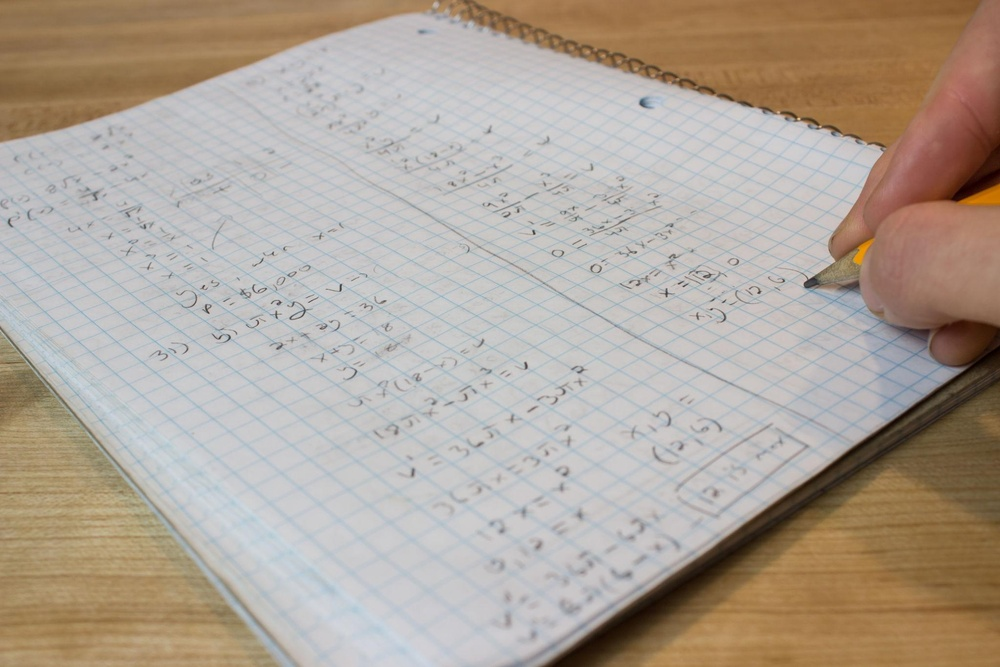
#> input picture dataset/raw/BaiTap_01.jpg, 1000 x 667 px, shrunk from 2048 x 1365 before the run; its folder holds only this picture in this run
$ python week2_experiments.py
#> lines starting #> are read from the running program, lines starting #| are printed output that depends on the picture; after the words box and inside, x2 and y2 are one past the last pixel; in counts of white or black regions, pixels touching at a corner belong together
"""
Kiểm thử tuần 2: Module 4 - Tăng cường chất lượng ảnh
So sánh ba phương pháp CLAHE, Otsu và Adaptive Gaussian
trên toàn bộ bộ dữ liệu ảnh trong thư mục dataset/raw.
"""

import os
import csv
import time
import cv2
import numpy as np

def enhance_clahe(gray):
    """Tang do tuong phan cuc bo bang CLAHE."""
    clahe = cv2.createCLAHE(
        clipLimit=2.0,
        tileGridSize=(8, 8)
    )
    return clahe.apply(gray)

def apply_otsu(gray):
    """Nhi phan hoa anh bang nguong Otsu."""
    threshold, result = cv2.threshold(
        gray,
        0,
        255,
        cv2.THRESH_BINARY + cv2.THRESH_OTSU
    )
    return result, threshold


def apply_adaptive(gray):
    """Nhi phan hoa anh bang Adaptive Gaussian."""
    return cv2.adaptiveThreshold(
        gray,
        255,
        cv2.ADAPTIVE_THRESH_GAUSSIAN_C,
        cv2.THRESH_BINARY,
        31,
        10
    )


def create_comparison(images):
    """Ghep anh goc va ba ket qua thanh anh so sanh 2x2."""
    titles = [
        "Anh xam goc",
        "CLAHE",
        "Otsu",
        "Adaptive Gaussian"
    ]

    panels = []

    for title, image in zip(titles, images):
        panel = cv2.cvtColor(image, cv2.COLOR_GRAY2BGR)

        cv2.putText(
            panel,
            title,
            (10, 30),
            cv2.FONT_HERSHEY_SIMPLEX,
            0.7,
            (0, 0, 255),
            2,
            cv2.LINE_AA
        )

        panels.append(panel)

    top = np.hstack((panels[0], panels[1]))
    bottom = np.hstack((panels[2], panels[3]))

    return np.vstack((top, bottom))


def run_benchmark():
    """Chay kiem thu tren toan bo anh trong dataset/raw."""

    # File nam trong tools, di len thu muc goc du an
    project_dir = os.path.dirname(
        os.path.dirname(os.path.abspath(__file__))
    )

    # Thu muc du lieu goc
    raw_dir = os.path.join(
        project_dir, "dataset", "raw"
    )

    # Luu ket qua trong dataset/output/week2
    output_dir = os.path.join(
        project_dir, "dataset", "output", "week2"
    )

    os.makedirs(output_dir, exist_ok=True)

    print("=" * 70)
    print("KIEM THU TUAN 2 - MODULE 4")
    print("Thu muc project:", project_dir)
    print("Thu muc raw:", raw_dir)
    print("Thu muc output:", output_dir)

    if not os.path.isdir(raw_dir):
        print("LOI: Khong tim thay thu muc dataset/raw!")
        return

    # Cac dinh dang anh duoc ho tro
    extensions = (
        ".jpg", ".jpeg", ".png",
        ".bmp", ".tif", ".tiff"
    )

    files = sorted(
        filename
        for filename in os.listdir(raw_dir)
        if filename.lower().endswith(extensions)
    )

    if not files:
        print("LOI: Khong tim thay anh trong dataset/raw!")
        return

    print("Tong so anh tim thay:", len(files))
    print("=" * 70)

    results = []

    total_times = {
        "clahe": 0.0,
        "otsu": 0.0,
        "adaptive": 0.0
    }

    success = 0

    print(
        f"{'STT':<5} {'Ten file':<25} "
        f"{'CLAHE(ms)':<13} {'Otsu(ms)':<13} "
        f"{'Adaptive(ms)':<15} {'Trang thai'}"
    )
    print("-" * 90)

    for index, filename in enumerate(files, start=1):
        image_path = os.path.join(raw_dir, filename)
        image = cv2.imread(image_path)
#> image is the input picture: shape (667, 1000, 3); mean B, G, R 152.8, 164.2, 175.5

        if image is None:
            print(
                f"{index:<5} {filename:<25} "
                "Khong doc duoc anh"
            )
            continue

        try:
            # Chuyen anh mau sang anh xam
            gray = cv2.cvtColor(
                image, cv2.COLOR_BGR2GRAY
            )
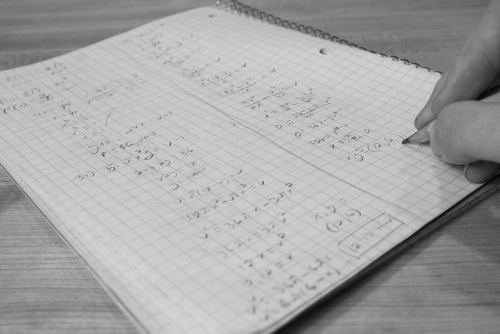
#> gray: shape (667, 1000) (shown at 1/2 size); min 2, max 214, mean 166.3

            # CLAHE
            start = time.perf_counter()
            clahe = enhance_clahe(gray)
            clahe_ms = (
                time.perf_counter() - start
            ) * 1000

            # Otsu
            start = time.perf_counter()
            otsu, threshold = apply_otsu(gray)
#> in apply_otsu, `threshold, result = cv2.threshold( gray, 0, 255, cv2.THRESH_BINARY + c..`:
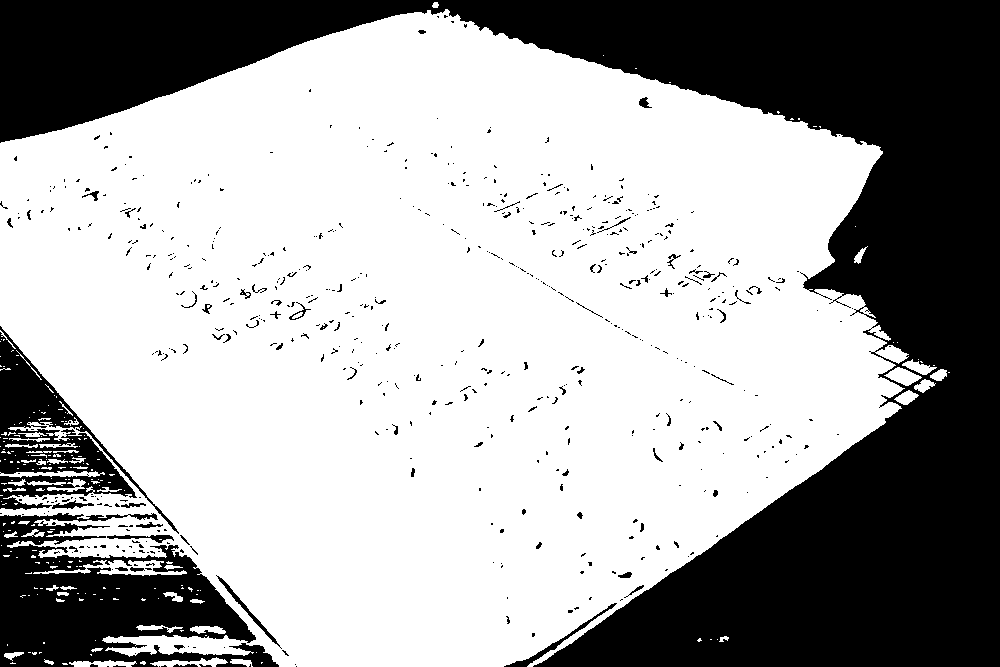
#> result: shape (667, 1000); 65.1% white; 588 black regions (517 under 20 px), largest, box (x1, y1, x2, y2) and area: (0, 0, 1000, 667) 193020, (0, 513, 279, 667) 23305, (0, 326, 179, 534) 10044
#> in apply_otsu, `threshold, result = cv2.threshold( gray, 0, 255, cv2.THRESH_BINARY + c..`: threshold = 154
#> threshold = 154
            otsu_ms = (
                time.perf_counter() - start
            ) * 1000

            # Adaptive Gaussian
            start = time.perf_counter()
            adaptive = apply_adaptive(gray)
#> in apply_adaptive, `return cv2.adaptiveThreshold( gray, 255, cv2.ADAPTIVE_THRESH_GAUSSIAN_..`:
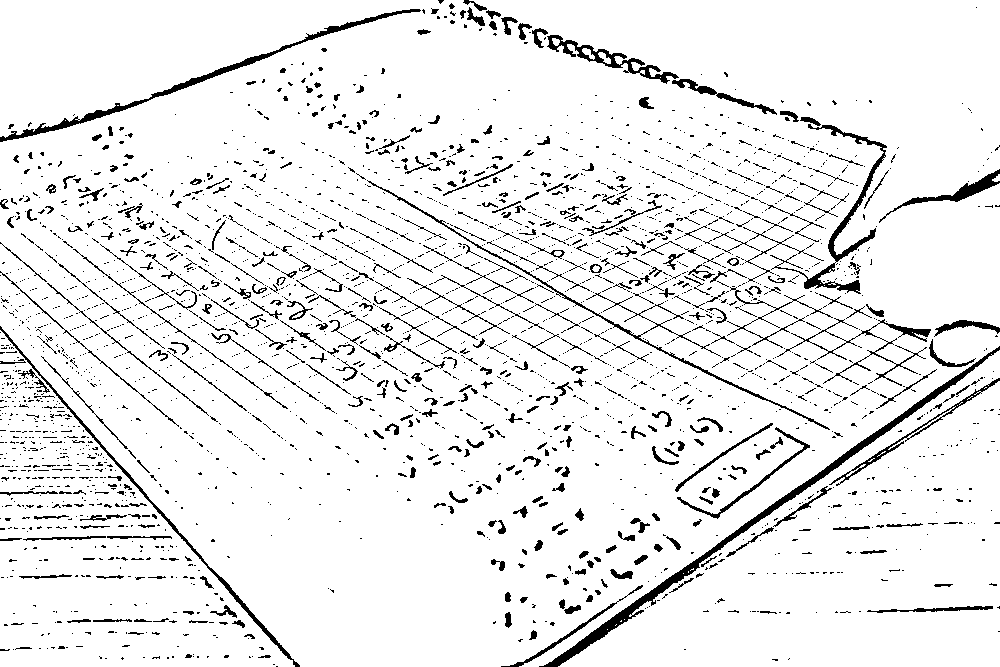
#> returned value: shape (667, 1000); 92.5% white; 2875 black regions (2434 under 20 px), largest, box (x1, y1, x2, y2) and area: (539, 346, 1000, 667) 3815, (0, 9, 421, 142) 2154, (770, 124, 887, 294) 1801
            adaptive_ms = (
                time.perf_counter() - start
            ) * 1000

            # Ten file dau ra
            name = os.path.splitext(filename)[0]

            # Luu anh ket qua tung phuong phap
            output_images = {
                f"{name}_clahe.png": clahe,
                f"{name}_otsu.png": otsu,
                f"{name}_adaptive.png": adaptive
            }

            for output_name, output_image in output_images.items():
                saved = cv2.imwrite(
                    os.path.join(output_dir, output_name),
                    output_image
                )

                if not saved:
                    raise OSError(
                        f"Khong the luu anh: {output_name}"
                    )
#> this loop made 3 passes
#> output_name on passes 1 to 3: 'BaiTap_01_clahe.png', 'BaiTap_01_otsu.png', 'BaiTap_01_adaptive.png'

            # Tao va luu anh so sanh
            comparison = create_comparison(
                [gray, clahe, otsu, adaptive]
            )
#> the loop in create_comparison, `for title, image in zip(titles, images):` made 4 passes
#> title on passes 1 to 4: 'Anh xam goc', 'CLAHE', 'Otsu', 'Adaptive Gaussian'
#> after the loop in create_comparison, `for title, image in zip(titles, images):`: panels = 4 items
#> in create_comparison, `top = np.hstack((panels[0], panels[1]))`:
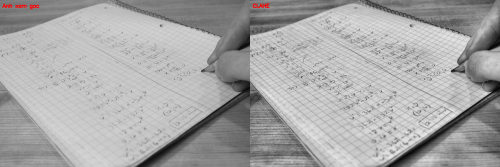
#> top: shape (667, 2000, 3) (shown at 1/4 size); mean of channels 0, 1, 2 166.7, 166.7, 167.1; drawn as B, G, R
#> in create_comparison, `bottom = np.hstack((panels[2], panels[3]))`:
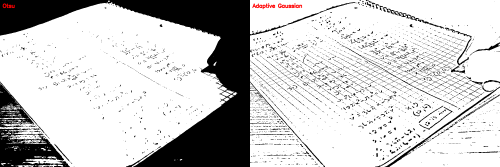
#> bottom: shape (667, 2000, 3) (shown at 1/4 size); mean of channels 0, 1, 2 200.6, 200.6, 201.1; drawn as B, G, R
#> in create_comparison, `return np.vstack((top, bottom))`:
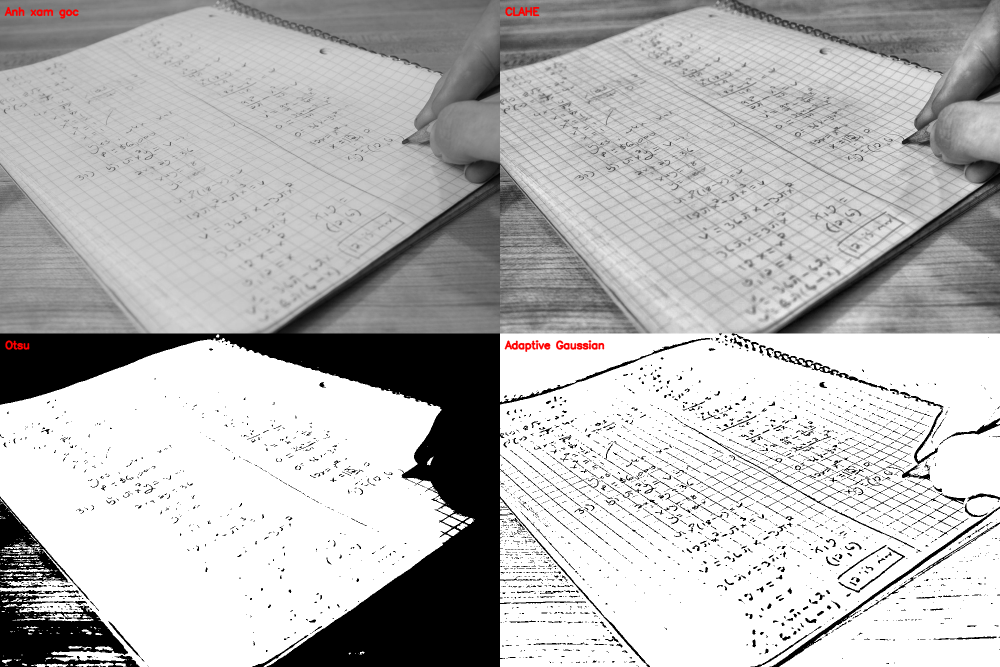
#> returned value: shape (1334, 2000, 3) (shown at 1/2 size); mean of channels 0, 1, 2 183.7, 183.7, 184.1; drawn as B, G, R

            comparison_path = os.path.join(
                output_dir,
                f"{name}_comparison.jpg"
            )

            if not cv2.imwrite(
                comparison_path, comparison
            ):
                raise OSError(
                    f"Khong the luu anh: {comparison_path}"
                )

            # Cap nhat thong ke
            total_times["clahe"] += clahe_ms
            total_times["otsu"] += otsu_ms
            total_times["adaptive"] += adaptive_ms
            success += 1

            # Luu thong tin vao bao cao
            results.append({
                "ten_file": filename,
                "chieu_rong": image.shape[1],
                "chieu_cao": image.shape[0],
                "nguong_otsu": round(
                    float(threshold), 2
                ),
                "clahe_ms": round(clahe_ms, 3),
                "otsu_ms": round(otsu_ms, 3),
                "adaptive_ms": round(adaptive_ms, 3)
            })

            print(
                f"{index:<5} {filename:<25} "
                f"{clahe_ms:<13.3f} "
                f"{otsu_ms:<13.3f} "
                f"{adaptive_ms:<15.3f} "
                "Thanh cong"
            )

        except (cv2.error, ValueError, OSError) as error:
            print(
                f"{index:<5} {filename:<25} "
                f"Loi xu ly: {error}"
            )

    # Xuat bao cao CSV
    csv_path = os.path.join(
        output_dir,
        "ket_qua_thuc_nghiem_tuan2.csv"
    )

    if results:
        with open(
            csv_path,
            "w",
            newline="",
            encoding="utf-8-sig"
        ) as file:
            writer = csv.DictWriter(
                file,
                fieldnames=results[0].keys()
            )
            writer.writeheader()
            writer.writerows(results)

    # Bao cao tong ket
    print("\n" + "=" * 70)
    print("TONG KET THUC NGHIEM")
    print(f"So anh xu ly thanh cong: {success}/{len(files)}")
    print(f"So anh loi hoac khong doc duoc: {len(files) - success}")

    if success > 0:
        print(
            f"CLAHE trung binh: "
            f"{total_times['clahe'] / success:.3f} ms"
        )
        print(
            f"Otsu trung binh: "
            f"{total_times['otsu'] / success:.3f} ms"
        )
        print(
            f"Adaptive Gaussian trung binh: "
            f"{total_times['adaptive'] / success:.3f} ms"
        )

        print("Thu muc ket qua:", output_dir)
#| Thu muc ket qua: dataset/output/week2
        print("Bao cao CSV:", csv_path)
#| Bao cao CSV: dataset/output/week2/ket_qua_thuc_nghiem_tuan2.csv

    print("=" * 70)


if __name__ == "__main__":
    run_benchmark()

$ run again, on dataset/raw/BaiTap_05.jpg
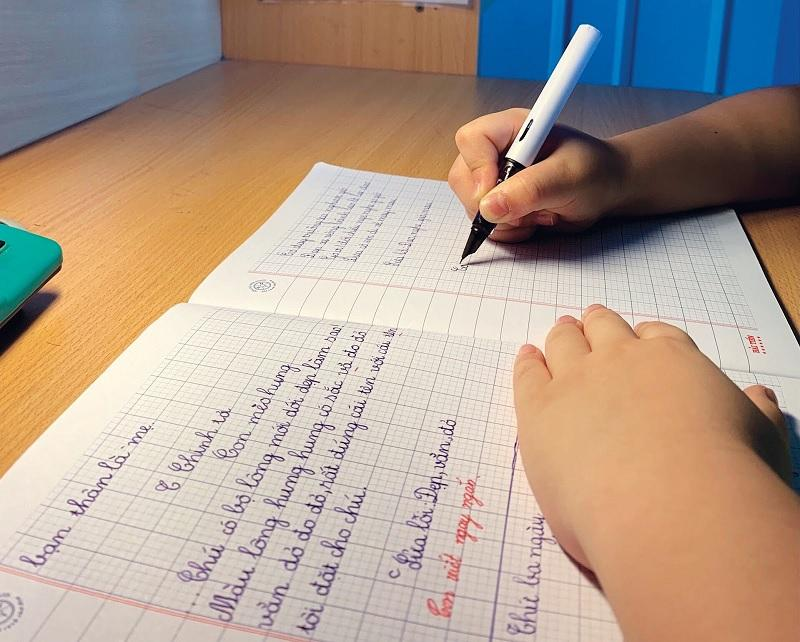
#> input picture dataset/raw/BaiTap_05.jpg, 800 x 642 px
#> in run_benchmark, image is the input picture: shape (642, 800, 3); mean B, G, R 143.7, 157.5, 175.6
#> in apply_otsu, `threshold, result = cv2.threshold( gray, 0, 255, cv2.THRESH_BINARY + c..`:
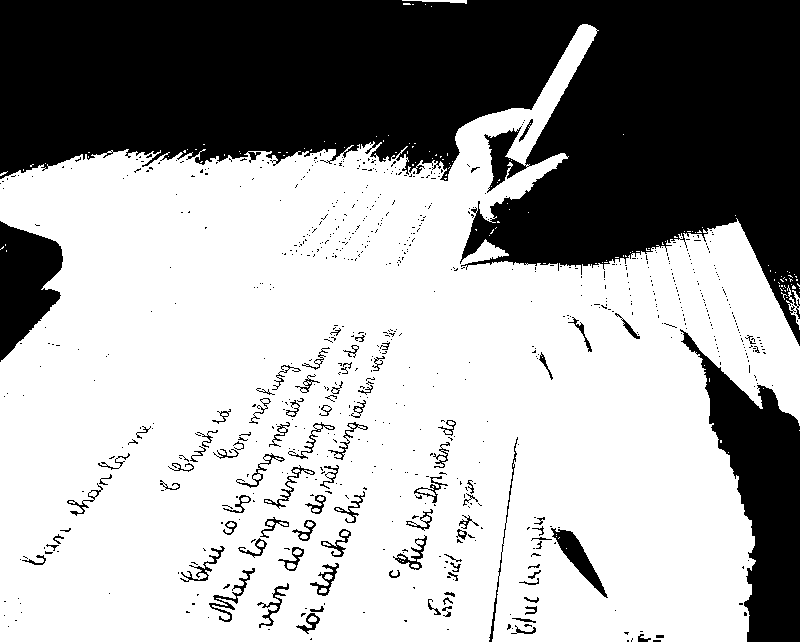
#> result: shape (642, 800); 64.2% white; 753 black regions (659 under 20 px), largest, box (x1, y1, x2, y2) and area: (0, 0, 800, 346) 151385, (680, 329, 800, 642) 15892, (0, 221, 63, 362) 5726
#> in apply_otsu, `threshold, result = cv2.threshold( gray, 0, 255, cv2.THRESH_BINARY + c..`: threshold = 146
#> the loop in run_benchmark, `for output_name, output_image in output_images.items():` made 3 passes
#> output_name on passes 1 to 3: 'BaiTap_05_clahe.png', 'BaiTap_05_otsu.png', 'BaiTap_05_adaptive.png'
#> the loop in create_comparison, `for title, image in zip(titles, images):` made 4 passes
#> title on passes 1 to 4: 'Anh xam goc', 'CLAHE', 'Otsu', 'Adaptive Gaussian'
#> after the loop in create_comparison, `for title, image in zip(titles, images):`: panels = 4 items
#> in create_comparison, `return np.vstack((top, bottom))`:
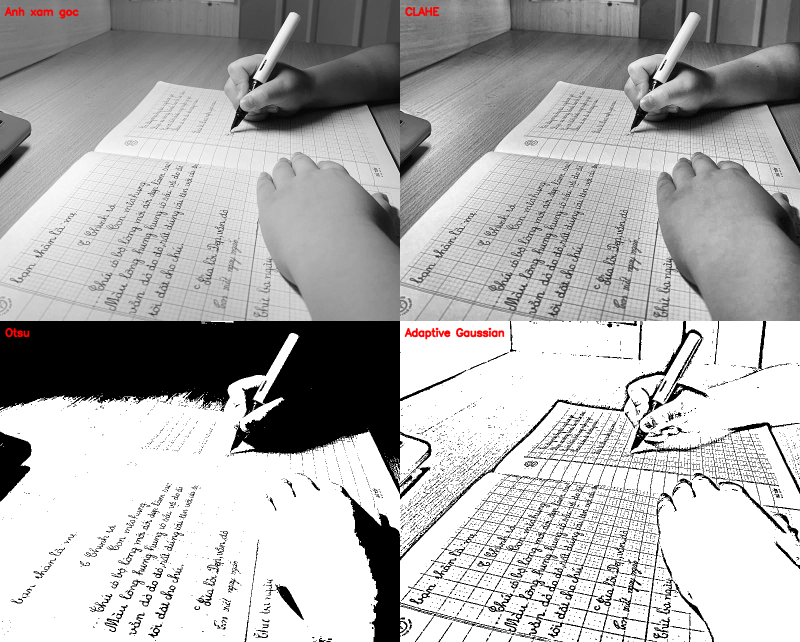
#> returned value: shape (1284, 1600, 3) (shown at 1/2 size); mean of channels 0, 1, 2 175.8, 175.8, 176.3; drawn as B, G, R
#| Thu muc ket qua: dataset/output/week2
#| Bao cao CSV: dataset/output/week2/ket_qua_thuc_nghiem_tuan2.csv
